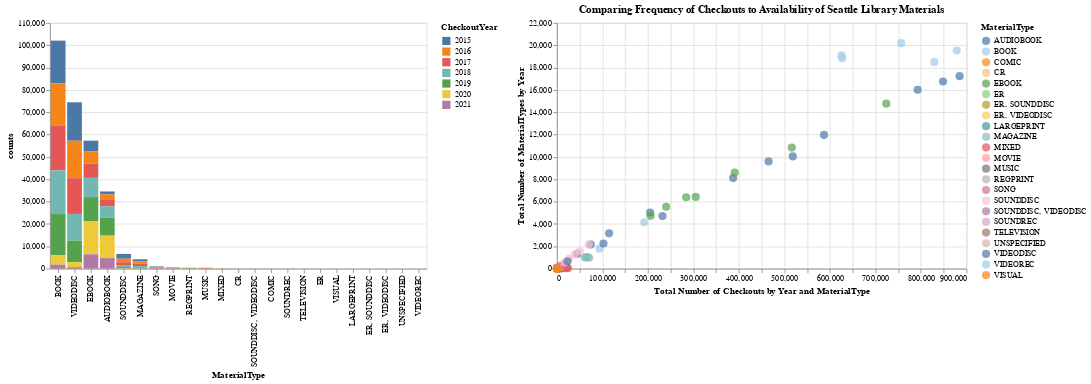

The notebook cell this image was saved under:
### Markdown cell above
So here we used Altair's horizontal concatenation to place our charts next to each other (you can read more about how to concat here https://altair-viz.github.io/user_guide/compound_charts.html#hconcat-chart) but it's not quite working. Let's tweak our code!

### Code cell
alt.hconcat(chart, chart1).resolve_scale(color='independent')

### Figure 1 — Vega-Lite specification as saved in the notebook (floating-point values rounded to 4 significant figures)
{"config": {"view": {"continuousWidth": 400, "continuousHeight": 300}}, "hconcat": [{"data": {"name": "data-c2dd5e1f1a5430265fd9093d1d9f1eaa"}, "mark": "bar", "encoding": {"color": {"type": "nominal", "field": "CheckoutYear"}, "opacity": {"condition": {"value": 1, "selection": "selector003"}, "value": 0.2}, "tooltip": [{"type": "nominal", "field": "MaterialType"}, {"type": "quantitative", "field": "counts"}, {"type": "quantitative", "field": "CheckoutYear"}], "x": {"type": "nominal", "field": "MaterialType", "sort": "-y"}, "y": {"type": "quantitative", "field": "counts"}}, "selection": {"selector003": {"type": "multi", "fields": ["CheckoutYear"], "bind": "legend"}}}, {"data": {"name": "data-91288d054c8f7ace7b336f2787a4fe37"}, "mark": {"type": "circle", "size": 100}, "encoding": {"color": {"type": "nominal", "field": "MaterialType", "scale": {"scheme": "tableau20"}}, "tooltip": [{"type": "nominal", "field": "MaterialType"}, {"type": "quantitative", "field": "counts"}, {"type": "quantitative", "field": "total_checkouts"}], "x": {"type": "quantitative", "axis": {"title": "Total Number of Checkouts by Year and MaterialType"}, "field": "total_checkouts"}, "y": {"type": "quantitative", "axis": {"title": "Total Number of MaterialTypes by Year"}, "field": "counts"}}, "height": 300, "title": "Comparing Frequency of Checkouts to Availability of Seattle Library Materials", "width": 500}], "resolve": {"scale": {"color": "independent"}}, "$schema": "https://vega.github.io/schema/vega-lite/v4.8.1.json", "datasets": {"data-c2dd5e1f1a5430265fd9093d1d9f1eaa": [{"MaterialType": "AUDIOBOOK", "CheckoutYear": 2015, "counts": 1321}, {"MaterialType": "AUDIOBOOK", "CheckoutYear": 2016, "counts": 2163}, {"MaterialType": "AUDIOBOOK", "CheckoutYear": 2017, "counts": 3164}, {"MaterialType": "AUDIOBOOK", "CheckoutYear": 2018, "counts": 5027}, {"MaterialType": "AUDIOBOOK", "CheckoutYear": 2019, "counts": 8111}, {"MaterialType": "AUDIOBOOK", "CheckoutYear": 2020, "counts": 10050}, {"MaterialType": "AUDIOBOOK", "CheckoutYear": 2021, "counts": 4706}, {"MaterialType": "BOOK", "CheckoutYear": 2015, "counts": 19087}, {"MaterialType": "BOOK", "CheckoutYear": 2016, "counts": 18844}, {"MaterialType": "BOOK", "CheckoutYear": 2017, "counts": 20187}, {"MaterialType": "BOOK", "CheckoutYear": 2018, "counts": 19524}, {"MaterialType": "BOOK", "CheckoutYear": 2019, "counts": 18495}, {"MaterialType": "BOOK", "CheckoutYear": 2020, "counts": 4151}, {"MaterialType": "BOOK", "CheckoutYear": 2021, "counts": 1788}, {"MaterialType": "COMIC", "CheckoutYear": 2016, "counts": 1}, {"MaterialType": "COMIC", "CheckoutYear": 2017, "counts": 43}, {"MaterialType": "COMIC", "CheckoutYear": 2018, "counts": 39}, {"MaterialType": "CR", "CheckoutYear": 2015, "counts": 24}, {"MaterialType": "CR", "CheckoutYear": 2016, "counts": 25}, {"MaterialType": "CR", "CheckoutYear": 2017, "counts": 24}, {"MaterialType": "CR", "CheckoutYear": 2018, "counts": 18}, {"MaterialType": "CR", "CheckoutYear": 2019, "counts": 17}, {"MaterialType": "CR", "CheckoutYear": 2020, "counts": 4}, {"MaterialType": "EBOOK", "CheckoutYear": 2015, "counts": 4732}, {"MaterialType": "EBOOK", "CheckoutYear": 2016, "counts": 5540}, {"MaterialType": "EBOOK", "CheckoutYear": 2017, "counts": 6394}, {"MaterialType": "EBOOK", "CheckoutYear": 2018, "counts": 8607}, {"MaterialType": "EBOOK", "CheckoutYear": 2019, "counts": 10837}, {"MaterialType": "EBOOK", "CheckoutYear": 2020, "counts": 14769}, {"MaterialType": "EBOOK", "CheckoutYear": 2021, "counts": 6420}, {"MaterialType": "ER", "CheckoutYear": 2015, "counts": 8}, {"MaterialType": "ER", "CheckoutYear": 2016, "counts": 1}, {"MaterialType": "ER", "CheckoutYear": 2017, "counts": 10}, {"MaterialType": "ER", "CheckoutYear": 2018, "counts": 11}, {"MaterialType": "ER", "CheckoutYear": 2020, "counts": 2}, {"MaterialType": "ER", "CheckoutYear": 2021, "counts": 2}, {"MaterialType": "ER, SOUNDDISC", "CheckoutYear": 2015, "counts": 1}, {"MaterialType": "ER, SOUNDDISC", "CheckoutYear": 2016, "counts": 2}, {"MaterialType": "ER, SOUNDDISC", "CheckoutYear": 2017, "counts": 6}, {"MaterialType": "ER, SOUNDDISC", "CheckoutYear": 2018, "counts": 1}, {"MaterialType": "ER, VIDEODISC", "CheckoutYear": 2019, "counts": 8}, {"MaterialType": "ER, VIDEODISC", "CheckoutYear": 2020, "counts": 1}, {"MaterialType": "LARGEPRINT", "CheckoutYear": 2015, "counts": 6}, {"MaterialType": "LARGEPRINT", "CheckoutYear": 2017, "counts": 1}, {"MaterialType": "LARGEPRINT", "CheckoutYear": 2018, "counts": 9}, {"MaterialType": "LARGEPRINT", "CheckoutYear": 2019, "counts": 2}, {"MaterialType": "LARGEPRINT", "CheckoutYear": 2021, "counts": 1}, {"MaterialType": "MAGAZINE", "CheckoutYear": 2015, "counts": 1001}, {"MaterialType": "MAGAZINE", "CheckoutYear": 2016, "counts": 1033}, {"MaterialType": "MAGAZINE", "CheckoutYear": 2017, "counts": 1014}, {"MaterialType": "MAGAZINE", "CheckoutYear": 2018, "counts": 977}, {"MaterialType": "MAGAZINE", "CheckoutYear": 2019, "counts": 172}, {"MaterialType": "MIXED", "CheckoutYear": 2015, "counts": 24}, {"MaterialType": "MIXED", "CheckoutYear": 2016, "counts": 33}, {"MaterialType": "MIXED", "CheckoutYear": 2017, "counts": 32}, {"MaterialType": "MIXED", "CheckoutYear": 2018, "counts": 36}, {"MaterialType": "MIXED", "CheckoutYear": 2019, "counts": 46}, {"MaterialType": "MIXED", "CheckoutYear": 2020, "counts": 19}, {"MaterialType": "MIXED", "CheckoutYear": 2021, "counts": 5}, {"MaterialType": "MOVIE", "CheckoutYear": 2015, "counts": 143}, {"MaterialType": "MOVIE", "CheckoutYear": 2016, "counts": 172}, {"MaterialType": "MOVIE", "CheckoutYear": 2017, "counts": 198}, {"MaterialType": "MOVIE", "CheckoutYear": 2018, "counts": 83}, {"MaterialType": "MUSIC", "CheckoutYear": 2015, "counts": 105}, {"MaterialType": "MUSIC", "CheckoutYear": 2016, "counts": 97}, {"MaterialType": "MUSIC", "CheckoutYear": 2017, "counts": 125}, {"MaterialType": "MUSIC", "CheckoutYear": 2018, "counts": 54}, {"MaterialType": "MUSIC", "CheckoutYear": 2019, "counts": 1}, {"MaterialType": "REGPRINT", "CheckoutYear": 2015, "counts": 26}, {"MaterialType": "REGPRINT", "CheckoutYear": 2016, "counts": 46}, {"MaterialType": "REGPRINT", "CheckoutYear": 2017, "counts": 32}, {"MaterialType": "REGPRINT", "CheckoutYear": 2018, "counts": 114}, {"MaterialType": "REGPRINT", "CheckoutYear": 2019, "counts": 164}, {"MaterialType": "REGPRINT", "CheckoutYear": 2020, "counts": 36}, {"MaterialType": "REGPRINT", "CheckoutYear": 2021, "counts": 29}, {"MaterialType": "SONG", "CheckoutYear": 2015, "counts": 339}, {"MaterialType": "SONG", "CheckoutYear": 2016, "counts": 345}, {"MaterialType": "SONG", "CheckoutYear": 2017, "counts": 248}, {"MaterialType": "SONG", "CheckoutYear": 2018, "counts": 43}, {"MaterialType": "SOUNDDISC", "CheckoutYear": 2015, "counts": 2159}, {"MaterialType": "SOUNDDISC", "CheckoutYear": 2016, "counts": 1570}, {"MaterialType": "SOUNDDISC", "CheckoutYear": 2017, "counts": 1275}, {"MaterialType": "SOUNDDISC", "CheckoutYear": 2018, "counts": 899}, {"MaterialType": "SOUNDDISC", "CheckoutYear": 2019, "counts": 580}, {"MaterialType": "SOUNDDISC", "CheckoutYear": 2020, "counts": 98}, {"MaterialType": "SOUNDDISC", "CheckoutYear": 2021, "counts": 12}, {"MaterialType": "SOUNDDISC, VIDEODISC", "CheckoutYear": 2015, "counts": 38}, {"MaterialType": "SOUNDDISC, VIDEODISC", "CheckoutYear": 2016, "counts": 21}, {"MaterialType": "SOUNDDISC, VIDEODISC", "CheckoutYear": 2017, "counts": 24}, {"MaterialType": "SOUNDDISC, VIDEODISC", "CheckoutYear": 2018, "counts": 6}, {"MaterialType": "SOUNDREC", "CheckoutYear": 2015, "counts": 34}, {"MaterialType": "SOUNDREC", "CheckoutYear": 2016, "counts": 26}, {"MaterialType": "SOUNDREC", "CheckoutYear": 2017, "counts": 13}, {"MaterialType": "SOUNDREC", "CheckoutYear": 2018, "counts": 6}, {"MaterialType": "SOUNDREC", "CheckoutYear": 2019, "counts": 3}, {"MaterialType": "TELEVISION", "CheckoutYear": 2015, "counts": 7}, {"MaterialType": "TELEVISION", "CheckoutYear": 2016, "counts": 17}, {"MaterialType": "TELEVISION", "CheckoutYear": 2017, "counts": 5}, {"MaterialType": "TELEVISION", "CheckoutYear": 2018, "counts": 10}, {"MaterialType": "UNSPECIFIED", "CheckoutYear": 2021, "counts": 2}, {"MaterialType": "VIDEODISC", "CheckoutYear": 2015, "counts": 17230}, {"MaterialType": "VIDEODISC", "CheckoutYear": 2016, "counts": 16755}, {"MaterialType": "VIDEODISC", "CheckoutYear": 2017, "counts": 16006}, {"MaterialType": "VIDEODISC", "CheckoutYear": 2018, "counts": 11975}, {"MaterialType": "VIDEODISC", "CheckoutYear": 2019, "counts": 9596}, {"MaterialType": "VIDEODISC", "CheckoutYear": 2020, "counts": 2253}, {"MaterialType": "VIDEODISC", "CheckoutYear": 2021, "counts": 658}, {"MaterialType": "VIDEOREC", "CheckoutYear": 2017, "counts": 2}, {"MaterialType": "VISUAL", "CheckoutYear": 2015, "counts": 13}, {"MaterialType": "VISUAL", "CheckoutYear": 2016, "counts": 14}, {"MaterialType": "VISUAL", "CheckoutYear": 2017, "counts": 4}], "data-91288d054c8f7ace7b336f2787a4fe37": [{"MaterialType": "AUDIOBOOK", "CheckoutYear": 2015, "counts": 1321, "total_checkouts": 44663}, {"MaterialType": "AUDIOBOOK", "CheckoutYear": 2016, "counts": 2163, "total_checkouts": 74295}, {"MaterialType": "AUDIOBOOK", "CheckoutYear": 2017, "counts": 3164, "total_checkouts": 114625}, {"MaterialType": "AUDIOBOOK", "CheckoutYear": 2018, "counts": 5027, "total_checkouts": 204860}, {"MaterialType": "AUDIOBOOK", "CheckoutYear": 2019, "counts": 8111, "total_checkouts": 387261}, {"MaterialType": "AUDIOBOOK", "CheckoutYear": 2020, "counts": 10050, "total_checkouts": 518403}, {"MaterialType": "AUDIOBOOK", "CheckoutYear": 2021, "counts": 4706, "total_checkouts": 232019}, {"MaterialType": "BOOK", "CheckoutYear": 2015, "counts": 19087, "total_checkouts": 625294}, {"MaterialType": "BOOK", "CheckoutYear": 2016, "counts": 18844, "total_checkouts": 626790}, {"MaterialType": "BOOK", "CheckoutYear": 2017, "counts": 20187, "total_checkouts": 756614}, {"MaterialType": "BOOK", "CheckoutYear": 2018, "counts": 19524, "total_checkouts": 878787}, {"MaterialType": "BOOK", "CheckoutYear": 2019, "counts": 18495, "total_checkouts": 829383}, {"MaterialType": "BOOK", "CheckoutYear": 2020, "counts": 4151, "total_checkouts": 191953}, {"MaterialType": "BOOK", "CheckoutYear": 2021, "counts": 1788, "total_checkouts": 93416}, {"MaterialType": "COMIC", "CheckoutYear": 2016, "counts": 1, "total_checkouts": 20}, {"MaterialType": "COMIC", "CheckoutYear": 2017, "counts": 43, "total_checkouts": 1159}, {"MaterialType": "COMIC", "CheckoutYear": 2018, "counts": 39, "total_checkouts": 1184}, {"MaterialType": "CR", "CheckoutYear": 2015, "counts": 24, "total_checkouts": 917}, {"MaterialType": "CR", "CheckoutYear": 2016, "counts": 25, "total_checkouts": 1000}, {"MaterialType": "CR", "CheckoutYear": 2017, "counts": 24, "total_checkouts": 1122}, {"MaterialType": "CR", "CheckoutYear": 2018, "counts": 18, "total_checkouts": 943}, {"MaterialType": "CR", "CheckoutYear": 2019, "counts": 17, "total_checkouts": 701}, {"MaterialType": "CR", "CheckoutYear": 2020, "counts": 4, "total_checkouts": 169}, {"MaterialType": "EBOOK", "CheckoutYear": 2015, "counts": 4732, "total_checkouts": 205799}, {"MaterialType": "EBOOK", "CheckoutYear": 2016, "counts": 5540, "total_checkouts": 240077}, {"MaterialType": "EBOOK", "CheckoutYear": 2017, "counts": 6394, "total_checkouts": 284035}, {"MaterialType": "EBOOK", "CheckoutYear": 2018, "counts": 8607, "total_checkouts": 390728}, {"MaterialType": "EBOOK", "CheckoutYear": 2019, "counts": 10837, "total_checkouts": 516170}, {"MaterialType": "EBOOK", "CheckoutYear": 2020, "counts": 14769, "total_checkouts": 723980}, {"MaterialType": "EBOOK", "CheckoutYear": 2021, "counts": 6420, "total_checkouts": 305224}, {"MaterialType": "ER", "CheckoutYear": 2015, "counts": 8, "total_checkouts": 248}, {"MaterialType": "ER", "CheckoutYear": 2016, "counts": 1, "total_checkouts": 20}, {"MaterialType": "ER", "CheckoutYear": 2017, "counts": 10, "total_checkouts": 408}, {"MaterialType": "ER", "CheckoutYear": 2018, "counts": 11, "total_checkouts": 1227}, {"MaterialType": "ER", "CheckoutYear": 2020, "counts": 2, "total_checkouts": 50}, {"MaterialType": "ER", "CheckoutYear": 2021, "counts": 2, "total_checkouts": 46}, {"MaterialType": "ER, SOUNDDISC", "CheckoutYear": 2015, "counts": 1, "total_checkouts": 20}, {"MaterialType": "ER, SOUNDDISC", "CheckoutYear": 2016, "counts": 2, "total_checkouts": 119}, {"MaterialType": "ER, SOUNDDISC", "CheckoutYear": 2017, "counts": 6, "total_checkouts": 237}, {"MaterialType": "ER, SOUNDDISC", "CheckoutYear": 2018, "counts": 1, "total_checkouts": 21}, {"MaterialType": "ER, VIDEODISC", "CheckoutYear": 2019, "counts": 8, "total_checkouts": 251}, {"MaterialType": "ER, VIDEODISC", "CheckoutYear": 2020, "counts": 1, "total_checkouts": 24}, {"MaterialType": "LARGEPRINT", "CheckoutYear": 2015, "counts": 6, "total_checkouts": 209}, {"MaterialType": "LARGEPRINT", "CheckoutYear": 2017, "counts": 1, "total_checkouts": 24}, {"MaterialType": "LARGEPRINT", "CheckoutYear": 2018, "counts": 9, "total_checkouts": 229}, {"MaterialType": "LARGEPRINT", "CheckoutYear": 2019, "counts": 2, "total_checkouts": 45}, {"MaterialType": "LARGEPRINT", "CheckoutYear": 2021, "counts": 1, "total_checkouts": 23}, {"MaterialType": "MAGAZINE", "CheckoutYear": 2015, "counts": 1001, "total_checkouts": 61971}, {"MaterialType": "MAGAZINE", "CheckoutYear": 2016, "counts": 1033, "total_checkouts": 67493}, {"MaterialType": "MAGAZINE", "CheckoutYear": 2017, "counts": 1014, "total_checkouts": 63089}, {"MaterialType": "MAGAZINE", "CheckoutYear": 2018, "counts": 977, "total_checkouts": 70960}, {"MaterialType": "MAGAZINE", "CheckoutYear": 2019, "counts": 172, "total_checkouts": 20698}, {"MaterialType": "MIXED", "CheckoutYear": 2015, "counts": 24, "total_checkouts": 2950}, {"MaterialType": "MIXED", "CheckoutYear": 2016, "counts": 33, "total_checkouts": 9987}, {"MaterialType": "MIXED", "CheckoutYear": 2017, "counts": 32, "total_checkouts": 13484}, {"MaterialType": "MIXED", "CheckoutYear": 2018, "counts": 36, "total_checkouts": 24429}, {"MaterialType": "MIXED", "CheckoutYear": 2019, "counts": 46, "total_checkouts": 21592}, {"MaterialType": "MIXED", "CheckoutYear": 2020, "counts": 19, "total_checkouts": 8967}, {"MaterialType": "MIXED", "CheckoutYear": 2021, "counts": 5, "total_checkouts": 2105}, {"MaterialType": "MOVIE", "CheckoutYear": 2015, "counts": 143, "total_checkouts": 4591}, {"MaterialType": "MOVIE", "CheckoutYear": 2016, "counts": 172, "total_checkouts": 6011}, {"MaterialType": "MOVIE", "CheckoutYear": 2017, "counts": 198, "total_checkouts": 6375}, {"MaterialType": "MOVIE", "CheckoutYear": 2018, "counts": 83, "total_checkouts": 2536}, {"MaterialType": "MUSIC", "CheckoutYear": 2015, "counts": 105, "total_checkouts": 3683}, {"MaterialType": "MUSIC", "CheckoutYear": 2016, "counts": 97, "total_checkouts": 3578}, {"MaterialType": "MUSIC", "CheckoutYear": 2017, "counts": 125, "total_checkouts": 4595}, {"MaterialType": "MUSIC", "CheckoutYear": 2018, "counts": 54, "total_checkouts": 1983}, {"MaterialType": "MUSIC", "CheckoutYear": 2019, "counts": 1, "total_checkouts": 34}, {"MaterialType": "REGPRINT", "CheckoutYear": 2015, "counts": 26, "total_checkouts": 754}, {"MaterialType": "REGPRINT", "CheckoutYear": 2016, "counts": 46, "total_checkouts": 1390}, {"MaterialType": "REGPRINT", "CheckoutYear": 2017, "counts": 32, "total_checkouts": 1844}, {"MaterialType": "REGPRINT", "CheckoutYear": 2018, "counts": 114, "total_checkouts": 5739}, {"MaterialType": "REGPRINT", "CheckoutYear": 2019, "counts": 164, "total_checkouts": 7896}, {"MaterialType": "REGPRINT", "CheckoutYear": 2020, "counts": 36, "total_checkouts": 1977}, {"MaterialType": "REGPRINT", "CheckoutYear": 2021, "counts": 29, "total_checkouts": 1677}, {"MaterialType": "SONG", "CheckoutYear": 2015, "counts": 339, "total_checkouts": 17115}, {"MaterialType": "SONG", "CheckoutYear": 2016, "counts": 345, "total_checkouts": 13954}, {"MaterialType": "SONG", "CheckoutYear": 2017, "counts": 248, "total_checkouts": 8164}, {"MaterialType": "SONG", "CheckoutYear": 2018, "counts": 43, "total_checkouts": 1481}, {"MaterialType": "SOUNDDISC", "CheckoutYear": 2015, "counts": 2159, "total_checkouts": 70073}, {"MaterialType": "SOUNDDISC", "CheckoutYear": 2016, "counts": 1570, "total_checkouts": 50329}, {"MaterialType": "SOUNDDISC", "CheckoutYear": 2017, "counts": 1275, "total_checkouts": 39148}, {"MaterialType": "SOUNDDISC", "CheckoutYear": 2018, "counts": 899, "total_checkouts": 26753}, {"MaterialType": "SOUNDDISC", "CheckoutYear": 2019, "counts": 580, "total_checkouts": 16688}, {"MaterialType": "SOUNDDISC", "CheckoutYear": 2020, "counts": 98, "total_checkouts": 2783}, {"MaterialType": "SOUNDDISC", "CheckoutYear": 2021, "counts": 12, "total_checkouts": 348}, {"MaterialType": "SOUNDDISC, VIDEODISC", "CheckoutYear": 2015, "counts": 38, "total_checkouts": 1015}, {"MaterialType": "SOUNDDISC, VIDEODISC", "CheckoutYear": 2016, "counts": 21, "total_checkouts": 889}, {"MaterialType": "SOUNDDISC, VIDEODISC", "CheckoutYear": 2017, "counts": 24, "total_checkouts": 865}, {"MaterialType": "SOUNDDISC, VIDEODISC", "CheckoutYear": 2018, "counts": 6, "total_checkouts": 136}, {"MaterialType": "SOUNDREC", "CheckoutYear": 2015, "counts": 34, "total_checkouts": 836}, {"MaterialType": "SOUNDREC", "CheckoutYear": 2016, "counts": 26, "total_checkouts": 619}, {"MaterialType": "SOUNDREC", "CheckoutYear": 2017, "counts": 13, "total_checkouts": 325}, {"MaterialType": "SOUNDREC", "CheckoutYear": 2018, "counts": 6, "total_checkouts": 131}, {"MaterialType": "SOUNDREC", "CheckoutYear": 2019, "counts": 3, "total_checkouts": 62}, {"MaterialType": "TELEVISION", "CheckoutYear": 2015, "counts": 7, "total_checkouts": 275}, {"MaterialType": "TELEVISION", "CheckoutYear": 2016, "counts": 17, "total_checkouts": 441}, {"MaterialType": "TELEVISION", "CheckoutYear": 2017, "counts": 5, "total_checkouts": 169}, {"MaterialType": "TELEVISION", "CheckoutYear": 2018, "counts": 10, "total_checkouts": 292}, {"MaterialType": "UNSPECIFIED", "CheckoutYear": 2021, "counts": 2, "total_checkouts": 42}, {"MaterialType": "VIDEODISC", "CheckoutYear": 2015, "counts": 17230, "total_checkouts": 884973}, {"MaterialType": "VIDEODISC", "CheckoutYear": 2016, "counts": 16755, "total_checkouts": 848560}, {"MaterialType": "VIDEODISC", "CheckoutYear": 2017, "counts": 16006, "total_checkouts": 792739}, {"MaterialType": "VIDEODISC", "CheckoutYear": 2018, "counts": 11975, "total_checkouts": 587043}, {"MaterialType": "VIDEODISC", "CheckoutYear": 2019, "counts": 9596, "total_checkouts": 465175}, {"MaterialType": "VIDEODISC", "CheckoutYear": 2020, "counts": 2253, "total_checkouts": 102239}, {"MaterialType": "VIDEODISC", "CheckoutYear": 2021, "counts": 658, "total_checkouts": 23427}, {"MaterialType": "VIDEOREC", "CheckoutYear": 2017, "counts": 2, "total_checkouts": 45}, {"MaterialType": "VISUAL", "CheckoutYear": 2015, "counts": 13, "total_checkouts": 298}, {"MaterialType": "VISUAL", "CheckoutYear": 2016, "counts": 14, "total_checkouts": 350}, {"MaterialType": "VISUAL", "CheckoutYear": 2017, "counts": 4, "total_checkouts": 124}]}}
